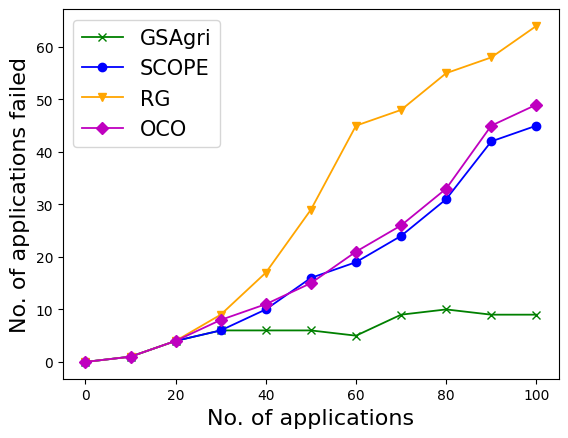

Source code (Python):
import matplotlib.pyplot as plt

x_axis = [0, 10, 20, 30, 40, 50, 60, 70, 80, 90, 100]

y_axis_GSAgri = [0, 1, 4, 6, 6, 6, 5, 9, 10, 9, 9]
y_axis_SCOPE = [0, 1, 4, 6, 10, 16, 19, 24, 31, 42, 45]
y_axis_OCO = [0, 1, 4, 8, 11, 15, 21, 26, 33, 45, 49]
y_axis_RG = [0, 1, 4, 9, 17, 29, 45, 48, 55, 58, 64]

plt.plot(x_axis, y_axis_GSAgri, marker='x', label='GSAgri', linewidth=1.3, color='green')
plt.plot(x_axis, y_axis_SCOPE, marker='o', label='SCOPE', linewidth=1.3, color='blue')
plt.plot(x_axis, y_axis_RG, marker='v', label='RG', linewidth=1.3, color='orange')
plt.plot(x_axis, y_axis_OCO, marker='D', label='OCO', linewidth=1.3, color='m')

#plt.title('Task Failure Rate', fontsize = 15)

plt.ylabel('No. of applications failed', fontsize = 16)
plt.xlabel('No. of applications', fontsize = 16)
plt.legend(loc='best', prop={'size': 15})
plt.savefig('num_app_failure.png', bbox_inches='tight')
plt.show()
